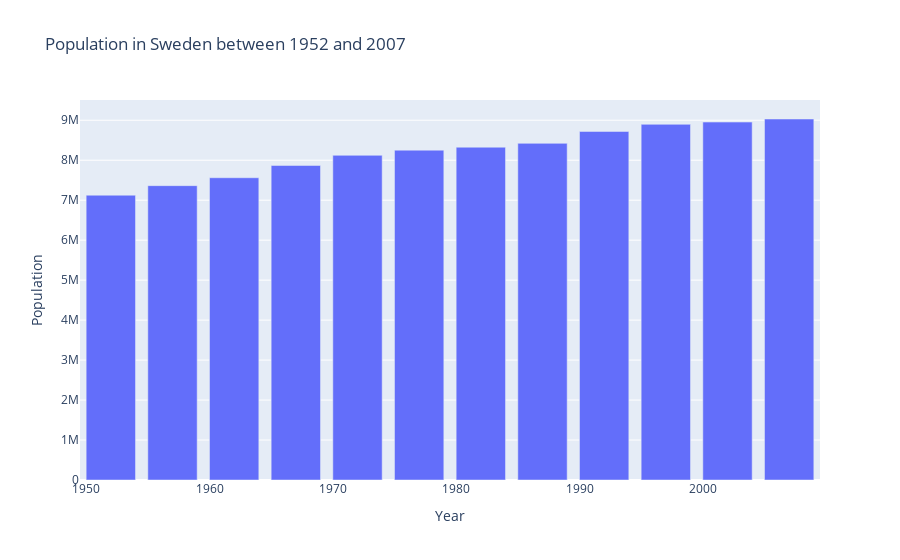

This figure's notebook cell:
### Code cell
#show interactivity 

px.bar(sweden, 
       x = "year",
       y = "pop",
       title = "Population in Sweden between 1952 and 2007",
       labels = {"pop": "Population", "year": "Year"})

### Figure 1 — Plotly figure (JSON) as saved in the notebook; plotly's stock layout.template omitted (floating-point values rounded to 4 significant figures)
{"data": [{"hovertemplate": "Year=%{x}<br>Population=%{y}<extra></extra>", "legendgroup": "", "marker": {"color": "#636efa", "pattern": {"shape": ""}}, "name": "", "orientation": "v", "showlegend": false, "textposition": "auto", "type": "bar", "x": [1952, 1957, 1962, 1967, 1972, 1977, 1982, 1987, 1992, 1997, 2002, 2007], "xaxis": "x", "y": [7124673, 7363802, 7561588, 7867931, 8122293, 8251648, 8325260, 8421403, 8718867, 8897619, 8954175, 9031088], "yaxis": "y"}], "layout": {"barmode": "relative", "legend": {"tracegroupgap": 0}, "title": {"text": "Population in Sweden between 1952 and 2007"}, "xaxis": {"anchor": "y", "domain": [0, 1], "title": {"text": "Year"}}, "yaxis": {"anchor": "x", "domain": [0, 1], "title": {"text": "Population"}}}}
